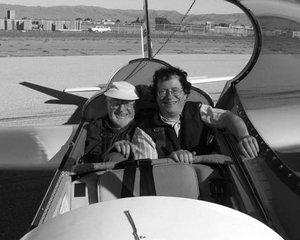
#> input picture scripts/templateMatching_scripts/testImagesForTemplateMatching/source.jpg, 300 x 240 px
$ python templateMatching.py testImagesForTemplateMatching/source.jpg testImagesForTemplateMatching/template2.jpg
#> lines starting #> are read from the running program, lines starting #| are printed output that depends on the picture
# Usage: `python3 templateMatching.py <sourceImgPath> <templateImgPath>`

import sys
import os
import cv2
import numpy as np
from matplotlib import pyplot as plt

sourceImgPath = sys.argv[1]
templateImgPath = sys.argv[2]

img = cv2.imread(sourceImgPath, 0)
#> img is the input picture: shape (240, 300); min 0, max 255, mean 118.1
img2 = img.copy()
template = cv2.imread(templateImgPath, 0)
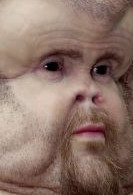
#> input picture scripts/templateMatching_scripts/testImagesForTemplateMatching/template2.jpg, 133 x 195 px
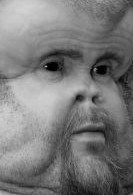
#> template: shape (195, 133); min 0, max 210, mean 121.7
w, h = template.shape[::-1]
#> w = 133; h = 195

# All the 6 methods for comparison in a list
methods = ['cv2.TM_CCOEFF', 'cv2.TM_CCOEFF_NORMED', 'cv2.TM_CCORR',
            'cv2.TM_CCORR_NORMED', 'cv2.TM_SQDIFF', 'cv2.TM_SQDIFF_NORMED']

# Create a new directory based on image file names
## Strip the path before the file names
sourceBasename = os.path.basename(sourceImgPath)
templateBasename = os.path.basename(templateImgPath)
## Strip the extensions after the file names
sourceStrippedName = os.path.splitext(sourceBasename)[0]
templateStrippedName = os.path.splitext(templateBasename)[0]
##Combine the sourceStrippedName and templateStrippedName (file names without paths or file extensions) to create a new directory name
newDir = sourceStrippedName + "&&" + templateStrippedName

## Checks if the path already exists
if not os.path.exists(newDir):
    ## Creates a new directory with the names of source and template images
    os.makedirs(newDir)

for meth in methods:
    img = img2.copy()
    method = eval(meth)
    # Apply template Matching
    res = cv2.matchTemplate(img,template,method)
    min_val, max_val, min_loc, max_loc = cv2.minMaxLoc(res)

    # If the method is TM_SQDIFF or TM_SQDIFF_NORMED, take minimum
    if method in [cv2.TM_SQDIFF, cv2.TM_SQDIFF_NORMED]:
        top_left = min_loc
    else:
        top_left = max_loc
    bottom_right = (top_left[0] + w, top_left[1] + h)

    cv2.rectangle(img,top_left, bottom_right, 255, 2)

    #Images are saved to newDir folder
    cv2.imwrite(newDir + "/result_" + meth + ".jpg", img)
#> this loop made 6 passes
#> (min_val, max_val, min_loc, top_left, bottom_right) on passes 1 to 4: (-22142272, 26332046, (81, 29), (19, 0), (152, 195)), (-0.256, 0.35, (74, 25), (18, 0), (151, 195)), (290901024, 412017728, (139, 14), (0, 0), (133, 195)), (0.722, 0.885, (124, 42), (14, 0), (147, 195))
#> (min_val, max_val, max_loc, top_left, bottom_right) on passes 5 to 6: (105573648, 265290336, (121, 45), (16, 0), (149, 195)), (0.232, 0.561, (124, 45), (14, 0), (147, 195))
#> pass 1, `res = cv2.matchTemplate(img,template,method)`:
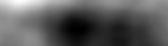
#> res: shape (46, 168) float32; min -22142272, max 26332046, mean -4623334; drawn with min black and max white
#> pass 1, `cv2.imwrite(newDir + "/result_" + meth + ".jpg", img)`:
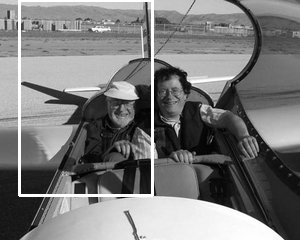
#> saved as result_cv2.TM_CCOEFF.jpg: shape (240, 300); min 0, max 255, mean 121.6
#> pass 2, `cv2.imwrite(newDir + "/result_" + meth + ".jpg", img)`:
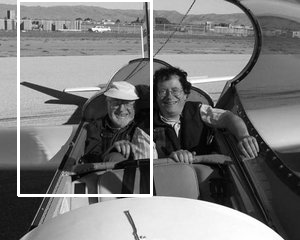
#> saved as result_cv2.TM_CCOEFF_NORMED.jpg: shape (240, 300); min 0, max 255, mean 121.6
#> after the loop:
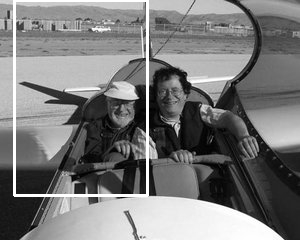
#> img: shape (240, 300); min 0, max 255, mean 121.7
#> after the loop:
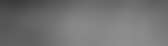
#> res: shape (46, 168) float32; min 0.232, max 0.561, mean 0.447

    # [8 lines of commented-out code are left out]
